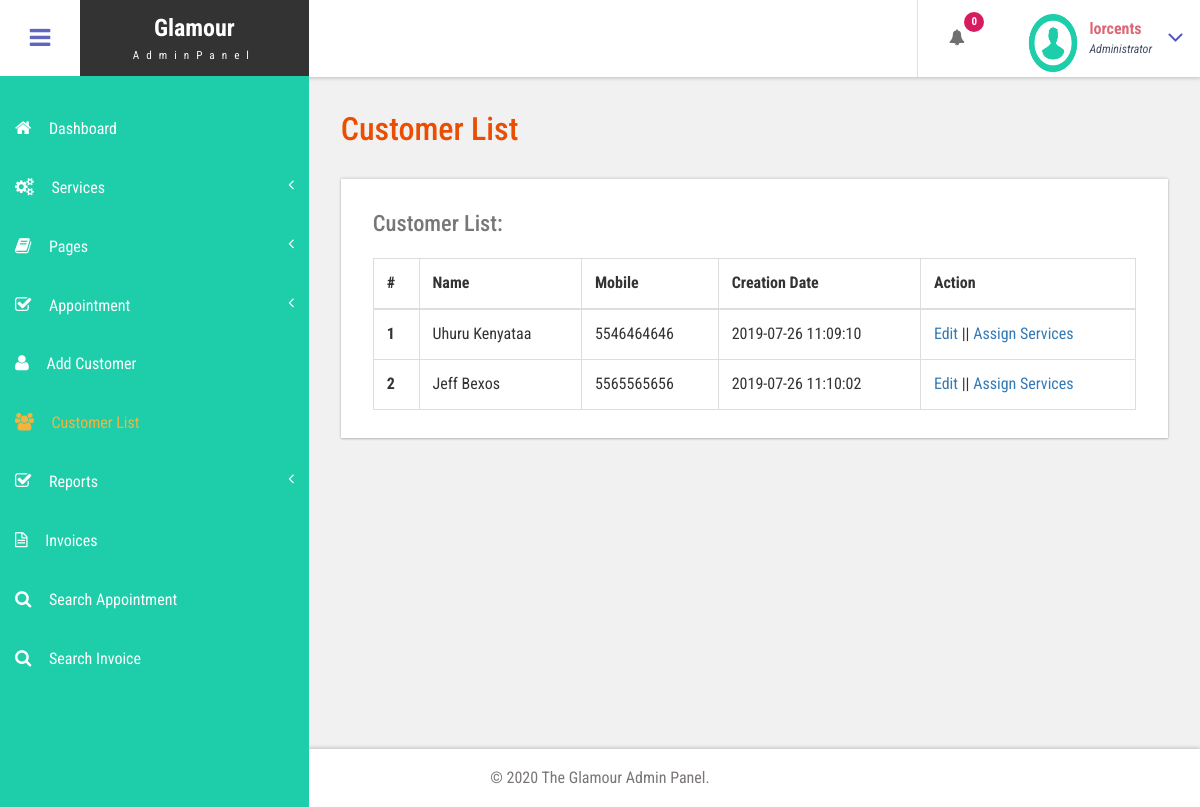
The app's page /admin/customer-list.php (signed in) with its own data.
### tables this page shows
CREATE TABLE `tblcustomers` (
  `ID` int(10) NOT NULL,
  `Name` varchar(120) DEFAULT NULL,
  `Email` varchar(200) DEFAULT NULL,
  `MobileNumber` bigint(11) DEFAULT NULL,
  `Gender` enum('Female','Male','Transgender') DEFAULT NULL,
  `Details` mediumtext,
  `CreationDate` timestamp NULL DEFAULT CURRENT_TIMESTAMP,
  `UpdationDate` timestamp NULL DEFAULT NULL ON UPDATE CURRENT_TIMESTAMP
);

### admin/customer-list.php (the view, shortened to what this page needs)
<?php
include('includes/dbconnection.php');
if (strlen($_SESSION['bpmsaid']==0)) {
  header('location:logout.php');
  } else{
  ?>
<!DOCTYPE HTML>
<html>
<head>
<link href="css/bootstrap.css" rel='stylesheet' type='text/css' />
<link href="css/style.css" rel='stylesheet' type='text/css' />
<link href="css/font-awesome.css" rel="stylesheet">
<link href="css/animate.css" rel="stylesheet" type="text/css" media="all">
<link href="css/custom.css" rel="stylesheet">
</head>
<body class="cbp-spmenu-push">
	<div class="main-content">
		 <?php include_once('includes/sidebar.php');?>
		 <?php include_once('includes/header.php');?>
		<div id="page-wrapper">
			<div class="main-page">
				<div class="tables">
					<h3 class="title1">Customer List</h3>
					<div class="table-responsive bs-example widget-shadow">
						<h4>Customer List:</h4>
						<table class="table table-bordered"> <thead> <tr> <th>#</th> <th>Name</th> <th>Mobile</th> <th>Creation Date</th><th>Action</th> </tr> </thead> <tbody>
<?php
$ret=mysqli_query($con,"select *from  tblcustomers");
$cnt=1;
while ($row=mysqli_fetch_array($ret)) {
?>
						 <tr> <th scope="row"><?php echo $cnt;?></th> <td><?php  echo $row['Name'];?></td> <td><?php  echo $row['MobileNumber'];?></td><td><?php  echo $row['CreationDate'];?></td> <td><a href="edit-customer-detailed.php?editid=<?php echo $row['ID'];?>">Edit</a>  ||  <a href="add-customer-services.php?addid=<?php echo $row['ID'];?>">Assign Services</a></td> </tr>   <?php
$cnt=$cnt+1;
}?></tbody> </table>
					</div>
				</div>
			</div>
		</div>
		 <?php include_once('includes/footer.php');?>
	</div>
</body>
</html>
<?php }  ?>

### admin/includes/header.php (shortened to what this page needs)
<div class="sticky-header header-section ">
      <div class="header-left">
        <button id="showLeftPush"><i class="fa fa-bars"></i></button>
        <div class="logo">
          <a href="index.php">
            <h1>Glamour</h1>
            <span>AdminPanel</span>
          </a>
        </div>
      </div>
      <div class="header-right">
        <div class="profile_details_left">
          <ul class="nofitications-dropdown">
            <?php
$ret1=mysqli_query($con,"select ID,Name from  tblappointment where Status=''");
$num=mysqli_num_rows($ret1);
?>
            <li class="dropdown head-dpdn">
              <a href="#" class="dropdown-toggle" data-toggle="dropdown" aria-expanded="false"><i class="fa fa-bell"></i><span class="badge blue"><?php echo $num;?></span></a>
            </li>
          </ul>
          <div class="clearfix"> </div>
        </div>
        <div class="profile_details">
        <?php
$adid=$_SESSION['bpmsaid'];
$ret=mysqli_query($con,"select AdminName from tbladmin where ID='$adid'");
$row=mysqli_fetch_array($ret);
$name=$row['AdminName'];
?>
          <ul>
            <li class="dropdown profile_details_drop">
              <a href="#" class="dropdown-toggle" data-toggle="dropdown" aria-expanded="false">
                <div class="profile_img">
                  <span class="prfil-img"><img src="images/download (1).png" alt="" width="50" height="60"> </span>
                  <div class="user-name">
                    <p><?php echo $name; ?></p>
                    <span>Administrator</span>
                  </div>
                  <i class="fa fa-angle-down lnr"></i>
                  <div class="clearfix"></div>
                </div>
              </a>
            </li>
          </ul>
        </div>
      </div>
      <div class="clearfix"> </div>
    </div>

### admin/css/style.css (style rules this page uses)
h4, h5, h6, h1, h2, h3 { margin: 0; }
ul, ol { margin: 0; }
p { margin: 0; }
html, body { font-family: 'Roboto Condensed', sans-serif; font-size: 100%; overflow-x: hidden; background: #fff; }
body a { transition: 0.5s all ease; -webkit-transition: 0.5s all ease; -moz-transition: 0.5s all ease; -o-transition: 0.5s all ease; -ms-transition: 0.5s all ease; text-decoration:none; }
h1,h2,h3,h4,h5,h6 { margin:0; }
p { margin:0; }
ul,label { margin:0; padding:0; }
.main-content { position: relative; }
.sticky-header { position: fixed; top: 0; left:0px; width: 100%; z-index: 100; }
.header-section { background:#FFF; box-shadow: 1px 1px 4px rgba(0, 0, 0, 0.21); -webkit-box-shadow: 1px 1px 4px rgba(0, 0, 0, 0.21); -moz-box-shadow: 1px 1px 4px rgba(0, 0, 0, 0.21); -o-box-shadow: 1px 1px 4px rgba(0, 0, 0, 0.21); }
.header-section::after { clear: both; display: block; content: ''; }
.header-left { float: left; width: 45%; }
.header-right { float: right; }
button#showLeftPush { font-size: 1.5em; width: 80px; padding: 0.87em 0; text-align: center; cursor: pointer; float: left; color: #6F6F6F; -moz-transition: all 0.2s ease-out 0s; -webkit-transition: all 0.2s ease-out 0s; transition: all 0.2s ease-out 0s; border: none; background-color: #fff; outline:none; }
.cbp-spmenu-push { overflow-x: hidden; position: relative; }
.cbp-spmenu, .cbp-spmenu-push { -webkit-transition: all 0.3s ease; -moz-transition: all 0.3s ease; transition: all 0.3s ease; }
.cbp-spmenu-push div#page-wrapper { margin: 0 0 0 19.3em; transition:.5s all; -webkit-transition:.5s all; -moz-transition:.5s all; }
.fa { display: inline-block; font-family: FontAwesome; font-style: normal; font-weight: normal; line-height: 1; -webkit-font-smoothing: antialiased; -moz-osx-font-smoothing: grayscale; }
.logo { background: #333; text-align: center; float: left; }
.logo a { padding: 0.9em 3.3em .7em; display: block; text-decoration: none; }
.logo a h1 { color: #fff; font-size: 1.5em; line-height: 1.2em; font-weight: 700; }
.logo a span { color: #F8F8F8; font-size: .7em; text-align: center; letter-spacing: 7px; }
.profile_details_left { float: left; }
li.dropdown.head-dpdn { display: inline-block; padding: 1.7em 0; border-left: 1px solid #E0E0E0; float: left; }
li.dropdown.head-dpdn a.dropdown-toggle { padding: 1.7em 2em; }
i.fa.fa-bell { color:#6F6F6F; }
.header-right span.badge { font-size: 11px; font-weight: bold; color: #FFF; background: #8BC34A; line-height: 15px; width: 20px; height: 20px; border-radius: 2em; -webkit-border-radius: 2em; -moz-border-radius: 2em; -o-border-radius: 2em; text-align: center; display: inline-block; position: absolute; top: 16%; padding: 2px 0 0; }
.header-right span.blue { background-color:#D81B60; }
.profile_details { float: right; }
.profile_details_drop a.dropdown-toggle { display:block; padding: 0.8em 3em 0 2em; }
.profile_img span.prfil-img { float:left; }
.user-name { float:left; margin-top:8px; margin-left:11px; height:35px; }
.profile_details ul li { list-style-type:none; position:relative; }
.profile_details li a i.fa.lnr { position: absolute; top: 34%; right: 8%; color: #4F52BA; font-size: 1.6em; }
.user-name p { font-size:1em; color:#DD6777; line-height:1em; font-weight:700; }
.user-name span { font-size: .75em; font-style: italic; color: #424f63; font-weight: normal; margin-top: .3em; }
.widget-shadow { background-color: #fff; box-shadow: 0 -1px 3px rgba(0,0,0,.12),0 1px 2px rgba(0,0,0,.24); -webkit-box-shadow: 0 -1px 3px rgba(0,0,0,.12),0 1px 2px rgba(0,0,0,.24); -moz-box-shadow: 0 -1px 3px rgba(0,0,0,.12),0 1px 2px rgba(0,0,0,.24); }
h3.title1 { font-size: 2em; color: #e94e02; margin-bottom: 0.8em; }
.table > thead > tr > th, .table > tbody > tr > th, .table > tfoot > tr > th, .table > thead > tr > td, .table > tbody > tr > td, .table > tfoot > tr > td { border-top: none; }
.tables h4 { font-size: 1.4em; margin-bottom: 1em; color: #777777; }
.tables .panel-body ,.tables .bs-example { padding: 2em 2em 0.5em; }
.tables .table > thead > tr > th, .tables .table > tbody > tr > th, .tables .table > tfoot > tr > th, .tables .table > thead > tr > td, .tables .table > tbody > tr > td, .tables .table > tfoot > tr > td { padding: 13px; border-top: 1px solid #E0E0E0; }
.bs-example { margin-top: 2em; }

### admin/css/custom.css (style rules this page uses)
#page-wrapper { padding:7em 2em 2.5em; background-color: #F1F1F1; }

### records on screen
tblcustomers: Name "Uhuru Kenyataa", MobileNumber "5546464646", CreationDate "2019-07-26 11:09:10"
tblcustomers: Name "Jeff Bexos", MobileNumber "5565565656", CreationDate "2019-07-26 11:10:02"

### other values on screen
$num "0"
$name "lorcents"
